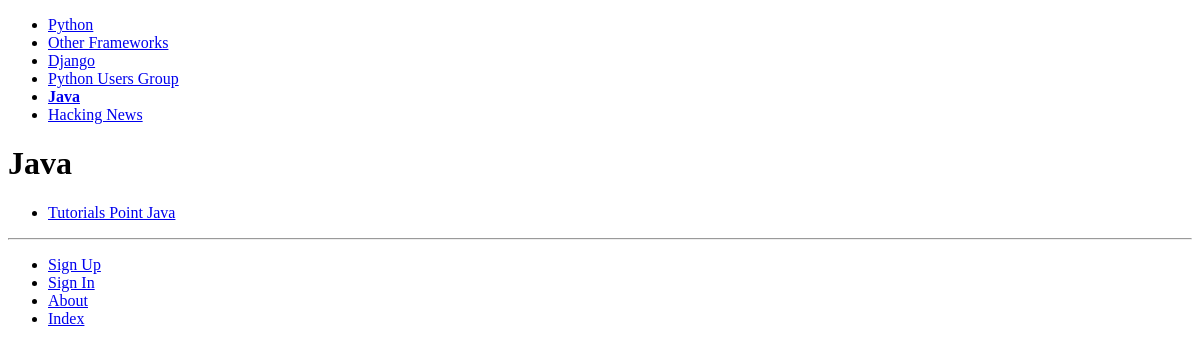
The page /rango/category/java/ on the database as committed earlier.
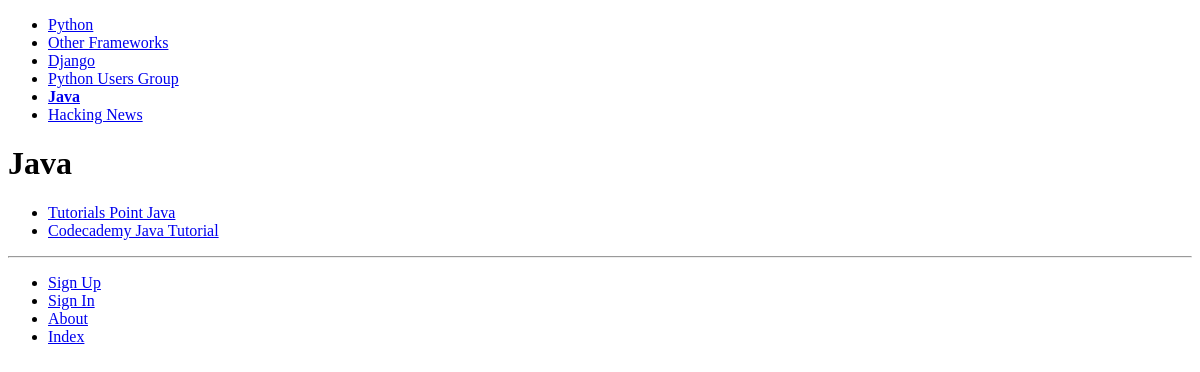
The same page on the database as committed later.
### rango/models.py (models this page shows, shortened)
class Category (models.Model):
	name = models.CharField(max_length=128, unique=True)
	views = models.IntegerField(default=0)
	likes = models.IntegerField(default=0)
	slug = models.SlugField(unique=True)
	class Meta:
		verbose_name_plural = 'categories'

class Page (models.Model):
	category = models.ForeignKey(Category)
	title = models.CharField(max_length=128)
	url = models.URLField()
	views = models.IntegerField(default=0)

### rango/views.py (the view)
def show_category(request, category_name_slug):
	context_dict = {}
	try:
		category = Category.objects.get(slug=category_name_slug)
		pages = Page.objects.filter(category = category)
		context_dict['pages'] = pages
		context_dict['category'] = category
	except Category.DoesNotExist:
		context_dict['pages'] = None
		context_dict['category'] = None
	return render(request, 'rango/category.html', context_dict)

### rango/templatetags/rango_template_tags.py (called while the page is built)
@register.inclusion_tag('rango/cats.html')
def get_category_list(cat=None):
	return { 'cats': Category.objects.all(),
		'act_cat': cat,}

### templates/rango/category.html (shortened to what this page needs)
{% extends 'rango/base.html' %}
{%load staticfiles %}
{% block body_block %}
	{% if category %}
		<h1>{{ category.name }}</h1>
		{% if pages %}
			<ul>
				{% for page in pages %}
					<li><a href="{{ page.url }}" target="_blank">{{ page.title }}</a></li>
				{% endfor %}
			</ul>
		{% else %}
			<strong>No pages currently in category.</strong>
		{% endif %}
	{% else %}
		The specified category does not exist!
	{% endif %}
{% endblock %}

### templates/rango/cats.html
<ul>
	{% if cats %}
		{% for c in cats %}
			{% if c == act_cat %}
				<strong>
				<li><a href="{% url 'show_category' c.slug %}">{{ c.name }}</a></li>
				</strong>
			{% else %}
				<li><a href="{% url 'show_category' c.slug %}">{{ c.name }}</a></li>
			{% endif %}
		{% endfor %}
	{% else %}
		<li>
			<strong>There are no categories present.</strong>
		</li>
	{% endif %}
</ul>

Rows that differ between the two databases and show on the page:
added Page: title "Codecademy Java Tutorial"
